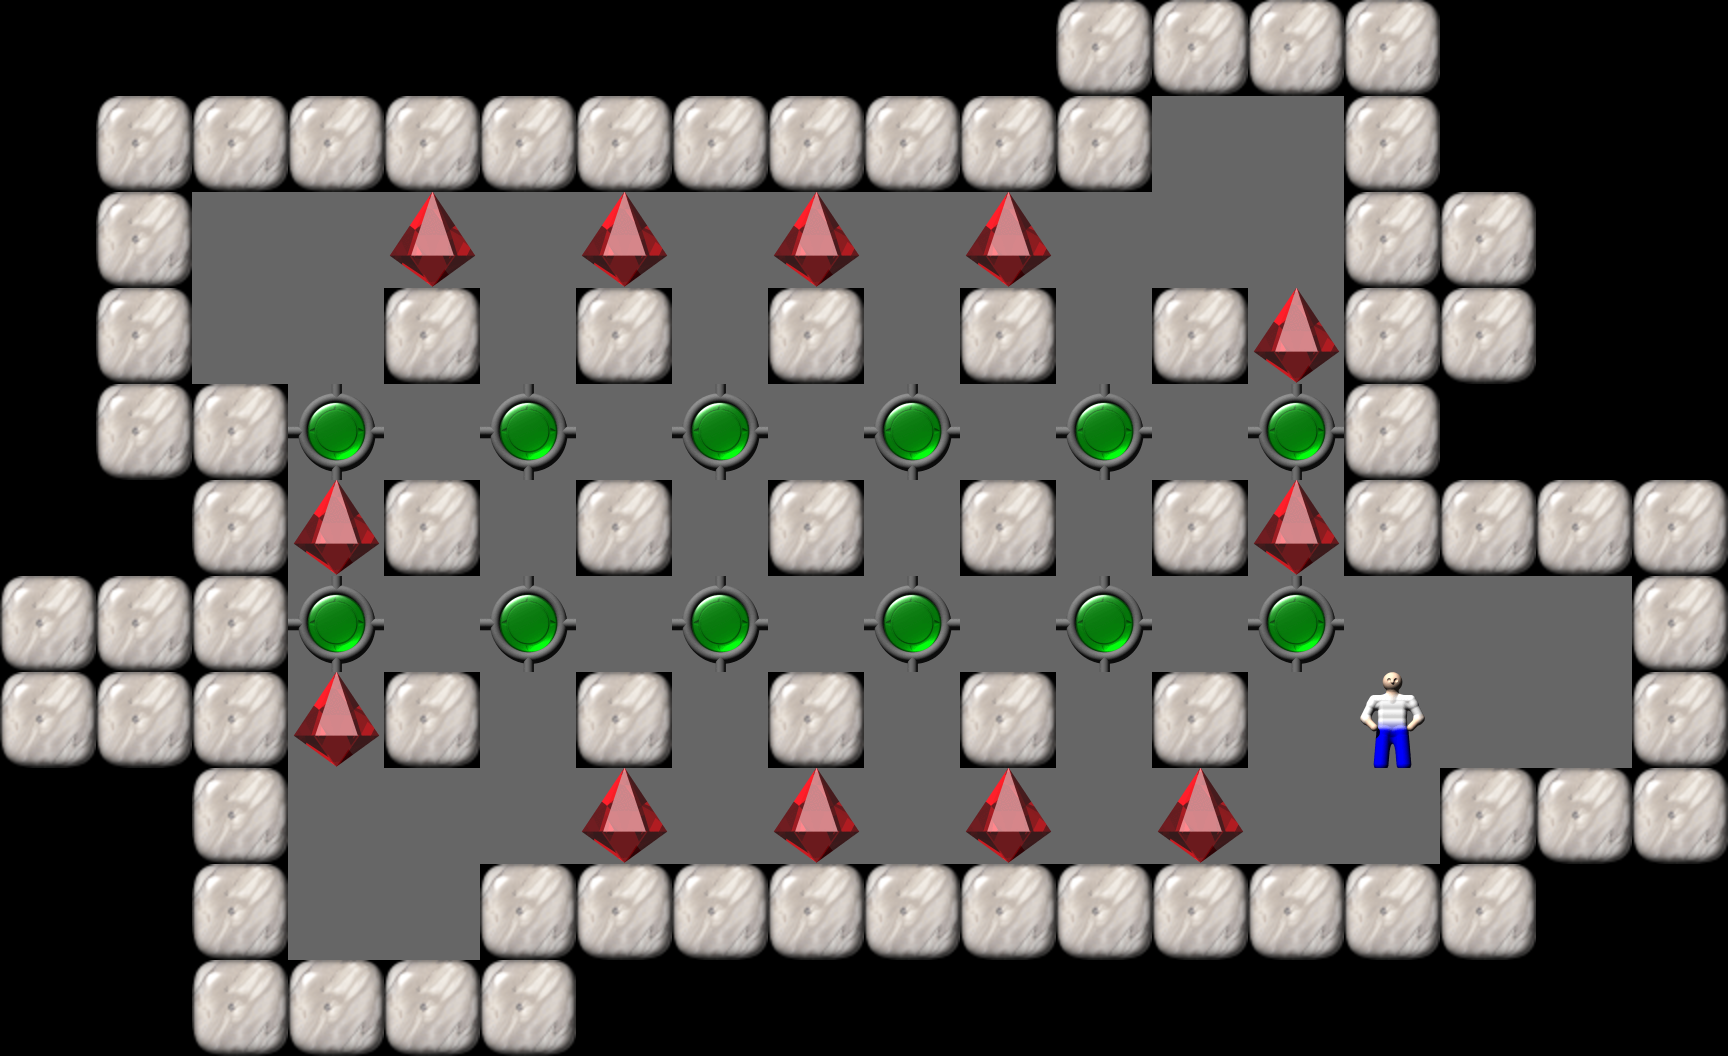

This game map was drawn from its Tiled (.tmx) file and the tilesets committed beside it. A one-line description and the trimmed map source follow:
An orthogonal 18x11 tile map with 96x96 px tiles, 1 tile layer (Tile Layer 1).

<map version="1.0" orientation="orthogonal" width="18" height="11" tilewidth="96" tileheight="96">
  <properties>
    <property name="Title" value="25" />
  </properties>
  <tileset source="Sokoban.tsx" firstgid="1" />
  <layer name="Tile Layer 1" width="18" height="11">
    <data>[198 cells, 198 non-empty, 6 distinct tile ids]</data>
  </layer>
</map>
